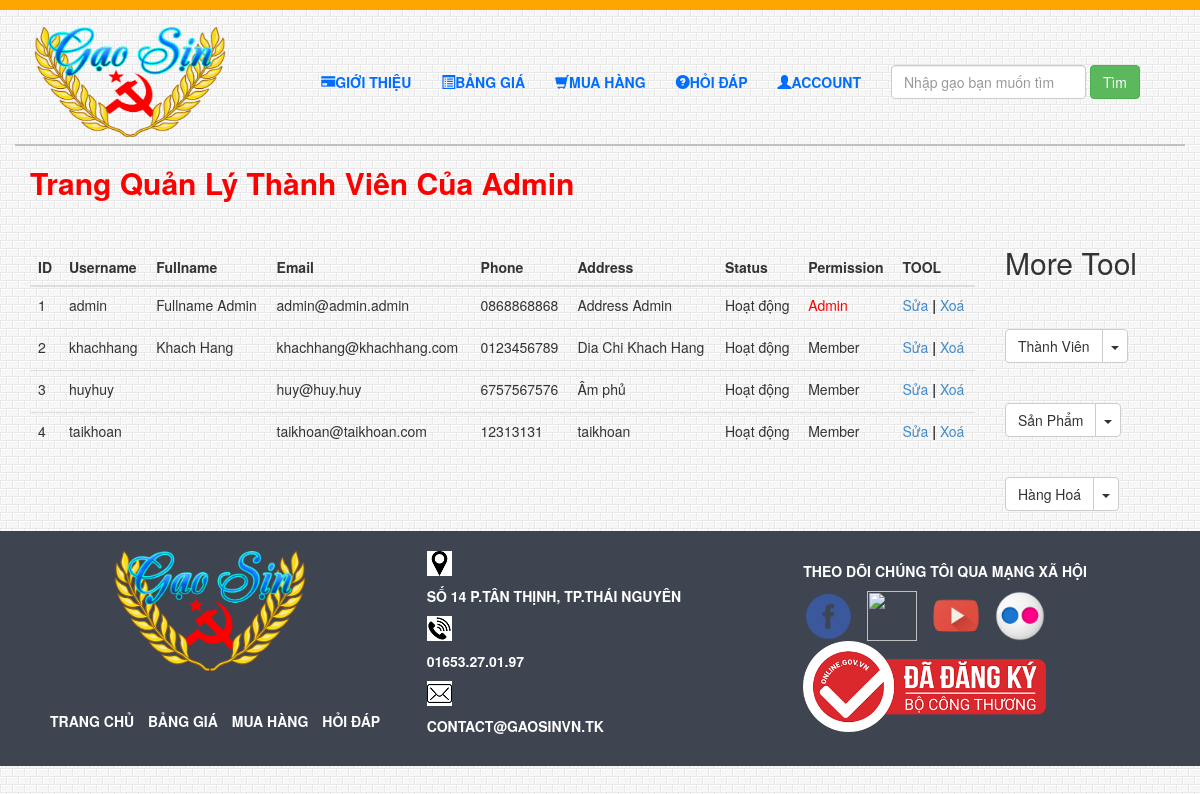
Screenshot of /admin/ql-tv.php (signed in) with the database file from the repository.
### tables this page shows
CREATE TABLE `user` (
  `id_user` int(11) NOT NULL,
  `username_user` varchar(50) NOT NULL,
  `password_user` varchar(50) NOT NULL,
  `fullname_user` varchar(100) NOT NULL,
  `email_user` varchar(100) NOT NULL,
  `phone_user` varchar(11) NOT NULL,
  `add_user` varchar(100) NOT NULL,
  `is_block_user` tinyint(4) NOT NULL,
  `permision_user` tinyint(4) NOT NULL
);

### admin/ql-tv.php (the view, shortened to what this page needs)
<!DOCTYPE html>
<html lang="en">
<head>
	<link href="../css/bootstrap.min.css" rel="stylesheet">
	<link rel="stylesheet" href="../css/webstyle.css">
	<link rel="stylesheet" href="../css/font-awesome.css">
</head>
<body>
	<?php
	include "../includes/header-in.php"
	?>
	<?php require_once("../includes/connection.php"); ?>
	<?php
	$sql = "SELECT * FROM user";
	$query = mysqli_query($conn,$sql);
	?>
	<main class="container">
		<div class="row">
			<div class="col-md-10">
				<h2 style="color: red; font-weight: bold">Trang Quản Lý Thành Viên Của Admin</h2><br><br>
				<table class="table table-hover">
					<thead>
						<tr>
							<th>ID</th>
							<th>Username</th>
							<th>Fullname</th>
							<th>Email</th>
							<th>Phone</th>
							<th>Address</th>
							<th>Status</th>
							<th>Permission</th>
							<th>TOOL</th>
						</tr>
					</thead>
					<tbody>
						<?php
						$i = 1;
						while ( $data = mysqli_fetch_array($query) ) {
							?>
							<tr>
								<td><?php echo $i; ?></td>
								<td><?php echo $data["username_user"] ?></td>
								<td><?php echo $data["fullname_user"] ?></td>
								<td><?php echo $data["email_user"] ?></td>
								<td><?php echo $data["phone_user"] ?></td>
								<td><?php echo $data["add_user"] ?></td>
								<td><?php if($data['is_block_user'] == 1){
										echo '<span style="color: red">Bị khoá</span>';
									}
									else{
										echo "Hoạt động";
									}
								 ?></td>
								<td><?php if($data['permision_user'] == 0){
										echo "Member";
									}
									elseif ($data['permision_user'] == 1) {
										echo '<span style="color: blue">CTV</span>';
									}
									else{
										echo '<span style="color: red">Admin</span>';
									}
								?></td>
								<td>
									<a href="edit-user.php?id=<?php echo $data["id_user"]; ?>">Sửa</a>
									<label for="">|</label>
									<a href="ql-tv.php?id_delete=<?php echo $data["id_user"]; ?>" onclick="return confirm('Bạn có chắc muốn xóa không?')">Xoá</a>
								</td>
							</tr>
						<?php
							$i++;
							}
						?>
					</tbody>
				</table>
			</div>
			<div class="col-md-2"><br><br>
				<?php
					include "../includes/menu-admin.php"
				 ?>
			</div>
		</div>
	</main>
	<?php
	include "../includes/footer-in.php"
	?>
</body>
</html>

### css/webstyle.css (style rules this page uses)
body { background-repeat: repeat; background-image: url('../img/bg.png'); background-position: top center; background-attachment: fixed; }

### rows the page displays
user: username_user "admin", fullname_user "Fullname Admin", email_user "admin@admin.admin", phone_user "0868868868", add_user "Address Admin", is_block_user "Hoạt động", permision_user "Admin"
user: username_user "khachhang", fullname_user "Khach Hang", email_user "khachhang@khachhang.com", phone_user "0123456789", add_user "Dia Chi Khach Hang", is_block_user "Hoạt động", permision_user "Member"
user: username_user "huyhuy", email_user "huy@huy.huy", phone_user "6757567576", add_user "Âm phủ", is_block_user "Hoạt động", permision_user "Member"
user: username_user "taikhoan", email_user "taikhoan@taikhoan.com", phone_user "12313131", add_user "taikhoan", is_block_user "Hoạt động", permision_user "Member"
